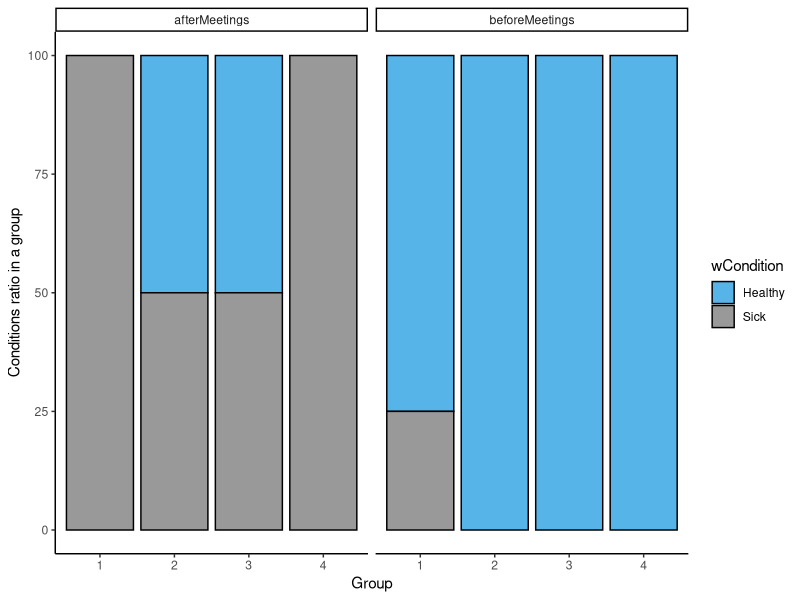

Write the R code that produced this figure.
## ---- chunk 1
infectionModel <- function(Groups = 4, Members = 4, initialProbToIll = 0.5, numberOfMeetings = 2){
  
  library(tidyverse)
  
  adjPToIll <- function(iPTI = initialProbToIll, N){
    Sick <- 1
    L <- sum(as.numeric(N == Sick))
    S <- 0
    for (i in 1:L){
      S <- S + iPTI ^ i
    }
    return(S)
  }
  
  Group <- c()
  for (member in c(1:Groups)){
    g     <- as.numeric(rep(member, Members))
    Group <- c(Group, g)
  }
  Sick        <- 1
  Healthy     <- 2
  Condition   <- c(Sick, rep(Healthy, length(Group) - 1))
  Data        <- data.frame(Group, Condition)
  initialData <- Data
  
  beforeTheMeetings <- round(length(Data$Group[Data$Condition == Sick]) / length(Data$Group), 2)
  
  for (round in 1:numberOfMeetings){
    for (group in 1:Groups){
      if (group < Groups){
        data1 <- Data$Condition[Data$Group == group]
        data2 <- Data$Condition[Data$Group == group + 1][1]
        data3 <- c(data1, data2)
        if (Sick %in% data3){
          adjustProbToIll3 <- adjPToIll(iPTI = initialProbToIll, N = data3)
          data1  <- ifelse(data1 == Healthy, sample(c(Sick, Healthy), length(data1 == Healthy), replace = TRUE, prob = c(adjustProbToIll3, 1 - adjustProbToIll3)), data1)
          Data$Condition[Data$Group == group] <- data1
          Data$Condition[Data$Group == group + 1][1] <- ifelse(data2 == Healthy, sample(c(Sick, Healthy), 1, replace = TRUE, prob = c(adjustProbToIll3, 1 - adjustProbToIll3)), data2)
        }
      }else{
        data1 <- Data$Condition[Data$Group == group]
        data2 <- Data$Condition[Data$Group == 1][1]
        data3 <- c(data1, data2)
        if (Sick %in% data3){
          adjustProbToIll3 <- adjPToIll(iPTI = initialProbToIll, N = data3)
          data1  <- ifelse(data1 == Healthy, sample(c(Sick, Healthy), length(data1 == Healthy), replace = TRUE, prob = c(adjustProbToIll3, 1 - adjustProbToIll3)), data1)
          Data$Condition[Data$Group == group] <- data1
          Data$Condition[Data$Group == group + 1][1] <- ifelse(data2 == Healthy, sample(c(Sick, Healthy), 1, replace = TRUE, prob = c(adjustProbToIll3, 1 - adjustProbToIll3)), data2)
          
        }
      }
    }
  }
  afterTheMeetings <- round(length(Data$Group[Data$Condition == Sick]) / length(Data$Group), 2)
  
  Sentence <- paste('Healthy-Sick ratio at start is', beforeTheMeetings,
                    'but the ratio after the meetings, with', Members + 1,
                    'participants in a meeting, only one jointed friend for every group, initial probability of', initialProbToIll,
                    'to get sick, and', numberOfMeetings,
                    'rounds of meetings, is', afterTheMeetings)
  
  figureData <- rbind(initialData, Data)
  figureData <- figureData %>%
    mutate(wCondition  = ifelse(Condition == 1, 'Sick', 'Healthy'),
           Round       = c(rep("beforeMeetings", length(Condition) / 2), rep('afterMeetings', length(Condition) / 2)),
           Group = as.factor(Group))
  
  figureData <- as.data.frame(figureData %>%
                                group_by(Group, Round, wCondition) %>%
                                summarise(sickOrHealthy = length(wCondition),
                                          Ratio         = round(100 * sickOrHealthy / Members, 2)))
  
  Figure <- figureData %>% 
    ggplot(aes(y = Ratio, x = Group, fill = wCondition)) +
    geom_bar(stat = "identity", color = "black") +  
    scale_fill_manual(values = c("#56B4E9", "#999999")) +
    facet_wrap(~Round) + 
    theme(axis.line.y = element_line(color = "black", size = 1),
          axis.line.x = element_line(color = "black", size = 1)) +
    theme(axis.text = element_text(size = 14),
          axis.title = element_text(size = 16, face = "bold")) +
    theme(legend.text = element_text(size = 14)) + 
    theme_classic() + ylab("Conditions ratio in a group")
  
  finalList <- list(Sentence, figureData, Figure)
  return(finalList)
}

## ---- chunk 2
functionTest <- infectionModel()
## ---- chunk 3
print(functionTest[[1]])
## ---- chunk 4
print(functionTest[[2]])
## ---- chunk 5
print(functionTest[[3]])
